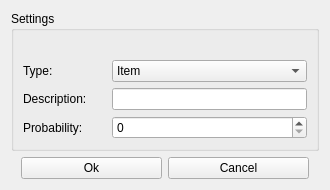
<?xml version="1.0" encoding="UTF-8"?>
<ui version="4.0">
 <class>CreateBlockNodeWidget</class>
 <widget class="QWidget" name="CreateBlockNodeWidget">
  <property name="geometry">
   <rect>
    <x>0</x>
    <y>0</y>
    <width>330</width>
    <height>180</height>
   </rect>
  </property>
  <property name="windowTitle">
   <string>Create element</string>
  </property>
  <property name="windowIcon">
   <iconset resource="appstyle.qrc">
    <normaloff>:/icons/appicon</normaloff>:/icons/appicon</iconset>
  </property>
  <layout class="QGridLayout" name="gridLayout">
   <item row="0" column="0">
    <layout class="QVBoxLayout" name="verticalLayout">
     <item>
      <widget class="QGroupBox" name="groupBox">
       <property name="title">
        <string>Settings</string>
       </property>
       <layout class="QGridLayout" name="gridLayout_3">
        <item row="1" column="0">
         <layout class="QGridLayout" name="gridLayout_4" columnstretch="30,70">
          <item row="0" column="0">
           <widget class="QLabel" name="typeLabel">
            <property name="text">
             <string>Type:</string>
            </property>
           </widget>
          </item>
          <item row="1" column="0">
           <widget class="QLabel" name="descriptionLabel">
            <property name="text">
             <string>Description:</string>
            </property>
           </widget>
          </item>
          <item row="0" column="1">
           <widget class="QComboBox" name="typeComboBox">
            <property name="currentIndex">
             <number>0</number>
            </property>
            <item>
             <property name="text">
              <string>Item</string>
             </property>
            </item>
            <item>
             <property name="text">
              <string>Dino</string>
             </property>
            </item>
            <item>
             <property name="text">
              <string>Command</string>
             </property>
            </item>
            <item>
             <property name="text">
              <string>Beacon</string>
             </property>
            </item>
            <item>
             <property name="text">
              <string>Points</string>
             </property>
            </item>
           </widget>
          </item>
          <item row="1" column="1">
           <widget class="QLineEdit" name="descriptionEdit"/>
          </item>
          <item row="2" column="0">
           <widget class="QLabel" name="probabilityLabel">
            <property name="text">
             <string>Probability:</string>
            </property>
           </widget>
          </item>
          <item row="2" column="1">
           <widget class="QSpinBox" name="probabilitySpin"/>
          </item>
         </layout>
        </item>
        <item row="0" column="0">
         <widget class="QLabel" name="tooltipLabel">
          <property name="text">
           <string/>
          </property>
         </widget>
        </item>
       </layout>
      </widget>
     </item>
     <item>
      <layout class="QHBoxLayout" name="horizontalLayout_2">
       <property name="leftMargin">
        <number>10</number>
       </property>
       <property name="rightMargin">
        <number>10</number>
       </property>
       <item>
        <widget class="QPushButton" name="submitButton">
         <property name="text">
          <string>Ok</string>
         </property>
        </widget>
       </item>
       <item>
        <widget class="QPushButton" name="cancelButton">
         <property name="text">
          <string>Cancel</string>
         </property>
        </widget>
       </item>
      </layout>
     </item>
    </layout>
   </item>
  </layout>
 </widget>
 <resources>
  <include location="appstyle.qrc"/>
 </resources>
 <connections/>
</ui>
